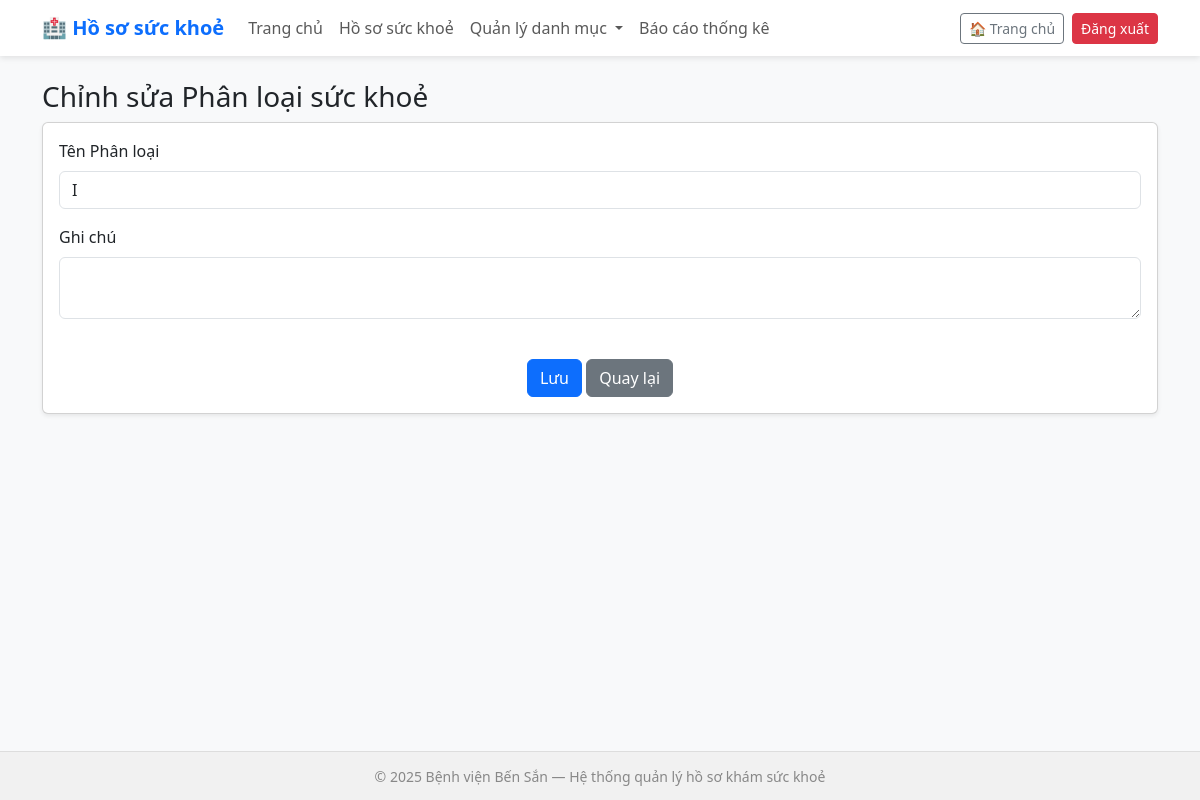
/healthclasses/1/edit/, run on an earlier commit of the app's database.
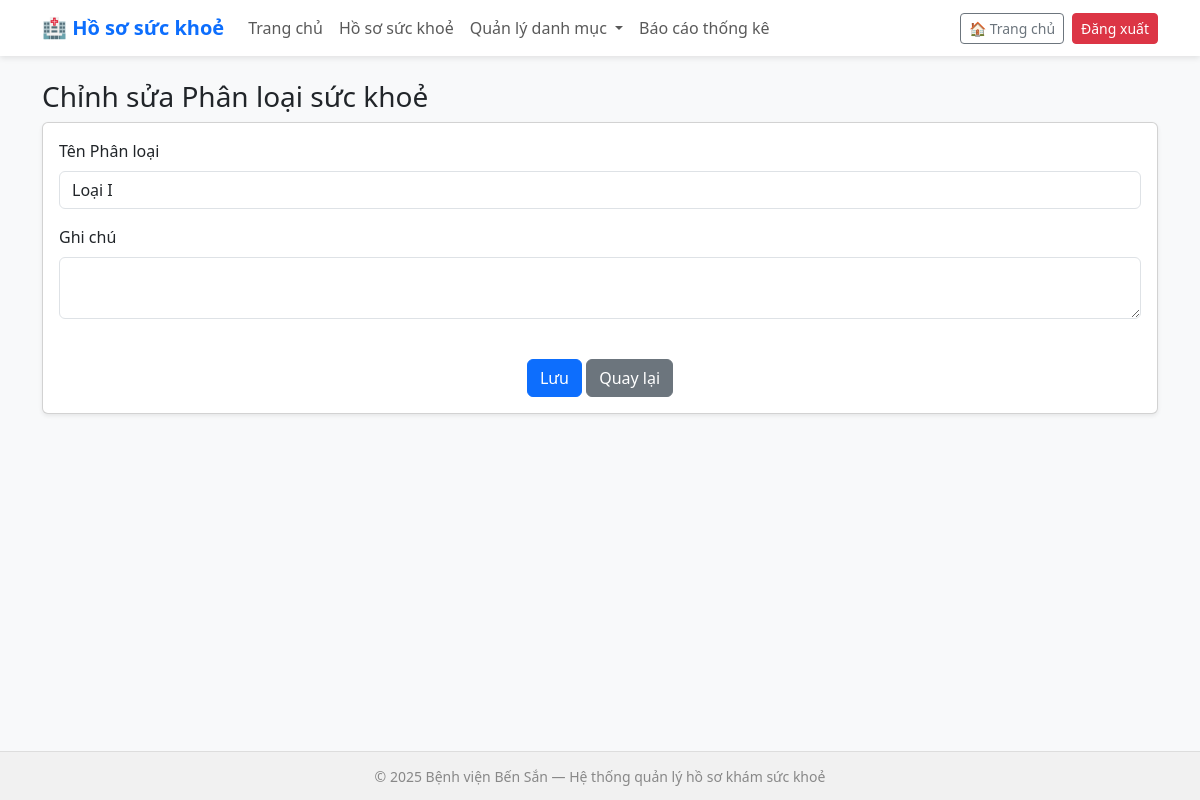
And on a later commit of the database.
### health_records/models.py (models this page shows, shortened)
class HealthClassification(models.Model):
    code = models.CharField(max_length=10, unique=True, verbose_name="Mã loại")  # ví dụ: I, II, III, IV
    name = models.CharField(max_length=50, unique=True, verbose_name="Phân loại")
    description = models.TextField(blank=True, null=True, verbose_name="Ghi chú")
    class Meta:
        verbose_name = "Phân loại sức khoẻ"
        verbose_name_plural = "Phân loại sức khoẻ"

### health_records/views.py (the view, shortened to what this page needs)
# urls.py: path('healthclasses/<int:pk>/edit/', views.healthclass_edit, name='healthclass_edit'),
def healthclass_edit(request, pk):
    obj = get_object_or_404(HealthClassification, pk=pk)
    return render(request, 'health_records/healthclass_form.html', {'title': 'Chỉnh sửa Phân loại sức khoẻ', 'object': obj})

### health_records/templates/health_records/healthclass_form.html (shortened to what this page needs)
{% extends 'health_records/base.html' %}
{% block content %}
<h3>{{ title }}</h3>
<form method="post" class="card p-3 shadow-sm">
  <div class="mb-3">
    <label for="name" class="form-label">Tên Phân loại</label>
    <input type="text" name="name" id="name" value="{{ object.name|default:'' }}" class="form-control" required>
  </div>
  <div class="mb-3">
    <label class="form-label">Ghi chú</label>
    <textarea name="description" class="form-control" rows="2">{{ object.description|default:'' }}</textarea>
  </div>
  <div class="mt-4 text-center">
    <button type="submit" class="btn btn-primary">Lưu</button>
    <a href="{% url 'healthclass_list' %}" class="btn btn-secondary">Quay lại</a>
  </div>
</form>
{% endblock %}

What changed in the data, as far as the page shows it:
changed HealthClassification: name "I" → "Loại I"
